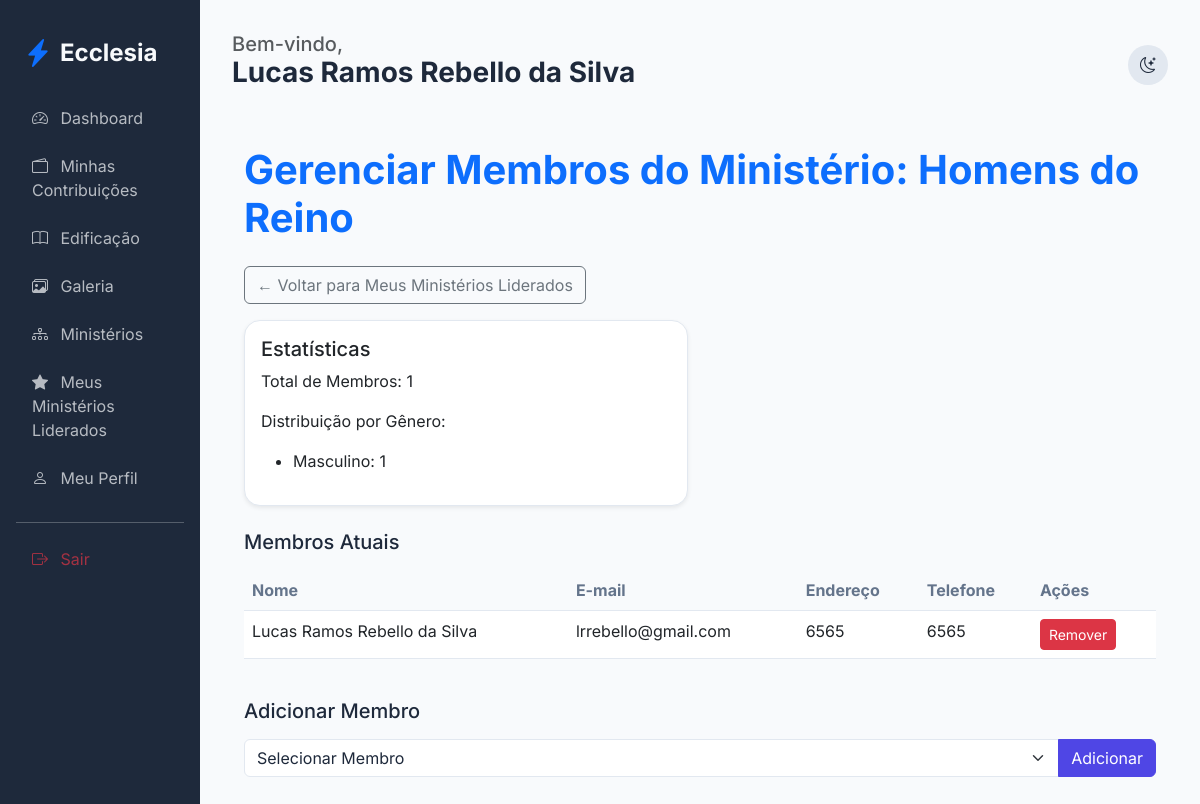
The page /members/ministry/3/manage-members (signed in) on the database as committed earlier.
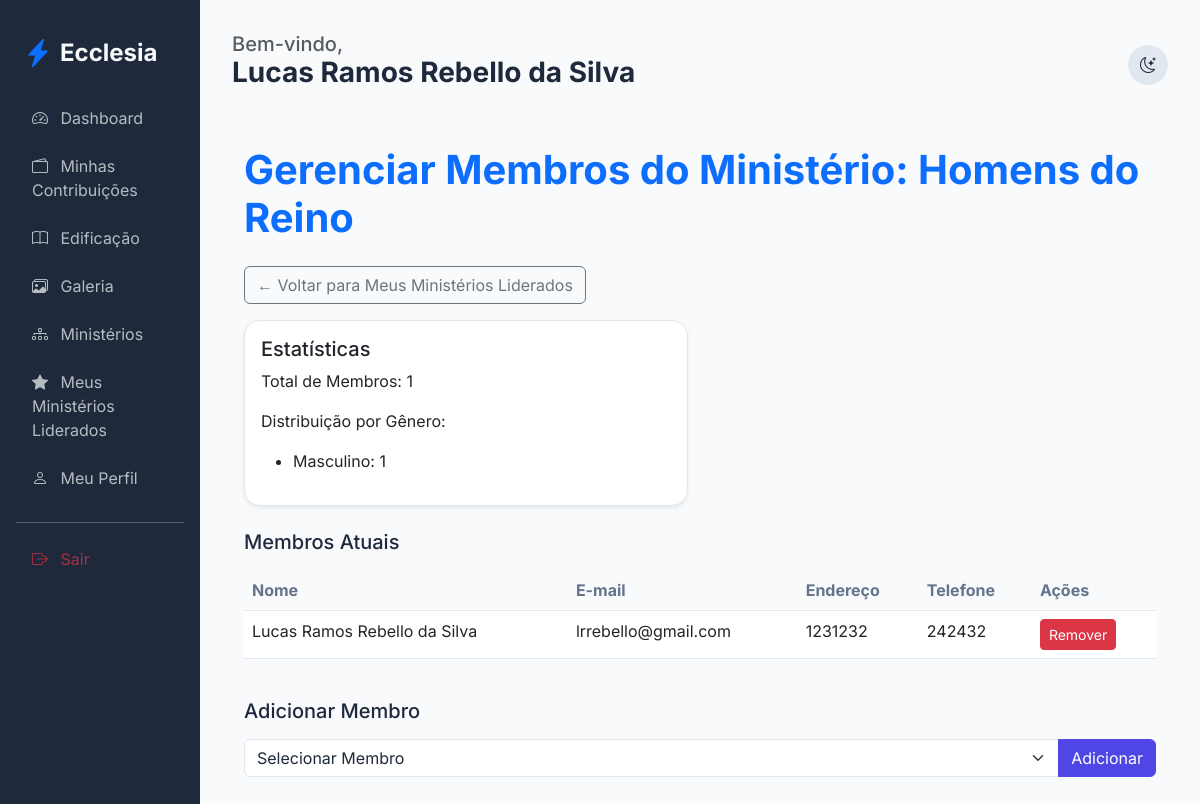
The same page on the database as committed later.
### app/core/models.py (models this page shows, shortened)
class User(db.Model, UserMixin):
    id = db.Column(db.Integer, primary_key=True)
    name = db.Column(db.String(100), nullable=False)
    email = db.Column(db.String(120), unique=True, nullable=False)
    password_hash = db.Column(db.String(128))
    birth_date = db.Column(db.Date)
    gender = db.Column(db.String(20))
    documents = db.Column(db.String(200)) # Flexível para diferentes países
    address = db.Column(db.Text)
    phone = db.Column(db.String(50))
    profile_photo = db.Column(db.String(255), nullable=True)
    status = db.Column(db.String(20), default='pending') # pending, active, rejected
    is_ministry_leader = db.Column(db.Boolean, default=False)
    church_id = db.Column(db.Integer, db.ForeignKey('church.id'))
    family_id = db.Column(db.Integer, db.ForeignKey('family.id'), nullable=True)
    church_role_id = db.Column(db.Integer, db.ForeignKey('church_role.id'), nullable=True)
    ministries = db.relationship('Ministry', secondary=member_ministries, backref=db.backref('members', lazy='dynamic'))
    can_manage_ministries = db.Column(db.Boolean, default=False)
    can_manage_media = db.Column(db.Boolean, default=False)
    can_publish_devotionals = db.Column(db.Boolean, default=False)
    can_approve_members = db.Column(db.Boolean, default=False)
    can_manage_finance = db.Column(db.Boolean, default=False)
    can_manage_kids = db.Column(db.Boolean, default=False)
    can_manage_events = db.Column(db.Boolean, default=False)

### app/modules/members/routes.py (the view)
@members_bp.route('/ministry/<int:ministry_id>/manage-members')
@login_required
def ministry_manage_members(ministry_id):
    ministry = Ministry.query.get_or_404(ministry_id)
    is_leader = ministry.leader_id == current_user.id
    is_authorized = is_leader or can_manage_ministries()
    if not is_authorized:
        flash('Acesso negado.', 'danger')
        return redirect(url_for('members.my_led_ministries'))
    current_members = ministry.members.all()
    available_members = User.query.filter(
        User.church_id == current_user.church_id,
        User.status == 'active',
        ~User.ministries.any(Ministry.id == ministry_id)
    ).order_by(User.name).all()
    total_members = len(current_members)
    gender_count = db.session.query(User.gender, func.count(User.id)).filter(
        User.id.in_([m.id for m in current_members])
    ).group_by(User.gender).all()
    return render_template('members/ministry_manage_members.html',
                           ministry=ministry,
                           current_members=current_members,
                           available_members=available_members,
                           total_members=total_members,
                           gender_count=gender_count,
                           is_leader=is_leader)  # Passa is_leader para mostrar endereço/phone

### app/templates/members/ministry_manage_members.html (shortened to what this page needs)
{% extends "base.html" %}
{% block content %}
<div class="container py-4">
    <h1 class="fw-bold text-primary mb-4">Gerenciar Membros do Ministério: {{ ministry.name }}</h1>
    <a href="{{ url_for('members.my_led_ministries') }}" class="btn btn-outline-secondary mb-3">
        ← Voltar para Meus Ministérios Liderados
    </a>
    <div class="row mb-4">
        <div class="col-md-6">
            <div class="card shadow-sm">
                <div class="card-body">
                    <h5>Estatísticas</h5>
                    <p>Total de Membros: {{ total_members }}</p>
                    <p>Distribuição por Gênero:</p>
                    <ul>
                        {% for gender, count in gender_count %}
                        <li>{{ gender or 'Não informado' }}: {{ count }}</li>
                        {% endfor %}
                    </ul>
                </div>
            </div>
        </div>
    </div>
    <h5 class="mb-3">Membros Atuais</h5>
    <div class="table-responsive mb-4">
        <table class="table table-hover">
            <thead>
                <tr>
                    <th>Nome</th>
                    <th>E-mail</th>
                    {% if is_leader %}
                    <th>Endereço</th>
                    <th>Telefone</th>
                    {% endif %}
                    <th>Ações</th>
                </tr>
            </thead>
            <tbody>
                {% for member in current_members %}
                <tr>
                    <td>{{ member.name }}</td>
                    <td>{{ member.email }}</td>
                    {% if is_leader %}
                    <td>{{ member.address or 'Não informado' }}</td>
                    <td>{{ member.phone or 'Não informado' }}</td>
                    {% endif %}
                    <td>
                        <form method="POST" action="{{ url_for('members.ministry_remove_member', ministry_id=ministry.id, user_id=member.id) }}">
                            <button type="submit" class="btn btn-sm btn-danger">Remover</button>
                        </form>
                    </td>
                </tr>
                {% endfor %}
            </tbody>
        </table>
    </div>
    <h5 class="mb-3">Adicionar Membro</h5>
    <form method="POST" action="{{ url_for('members.ministry_add_member', ministry_id=ministry.id) }}">
        <div class="input-group">
            <select name="user_id" class="form-select">
                <option value="">Selecionar Membro</option>
            </select>
            <button type="submit" class="btn btn-primary">Adicionar</button>
        </div>
    </form>
</div>
{% endblock %}

### app/templates/base.html (shortened to what the changed rows need)
<!DOCTYPE html>
<html lang="pt-BR">
<head>
    <link href="https://cdn.jsdelivr.net/npm/bootstrap@5.3.0/dist/css/bootstrap.min.css" rel="stylesheet">
    <link href="https://cdn.jsdelivr.net/npm/bootstrap-icons@1.10.0/font/bootstrap-icons.css" rel="stylesheet">
    <link rel="stylesheet" href="{{ url_for('static', filename='css/premium.css') }}">
</head>
<body>
    <div class="container-fluid">
        <div class="row">
            <div class="col-md-9 col-lg-10 main-content {{ 'mx-auto' if not current_user.is_authenticated }}">
                <header class="d-flex justify-content-between align-items-center mb-4">
                    <div>
                        {% if current_user.is_authenticated %}
                        <h5 class="text-muted mb-0">Bem-vindo,</h5>
                        <h3 class="fw-bold">{{ current_user.name }}</h3>
                        {% endif %}
                    </div>
                </header>
                {% block content %}{% endblock %}
            </div>
        </div>
    </div>
</body>
</html>

Rows that differ between the two databases and show on the page:
changed User "Masculino": address "6565" → "1231232"; phone "6565" → "242432"
